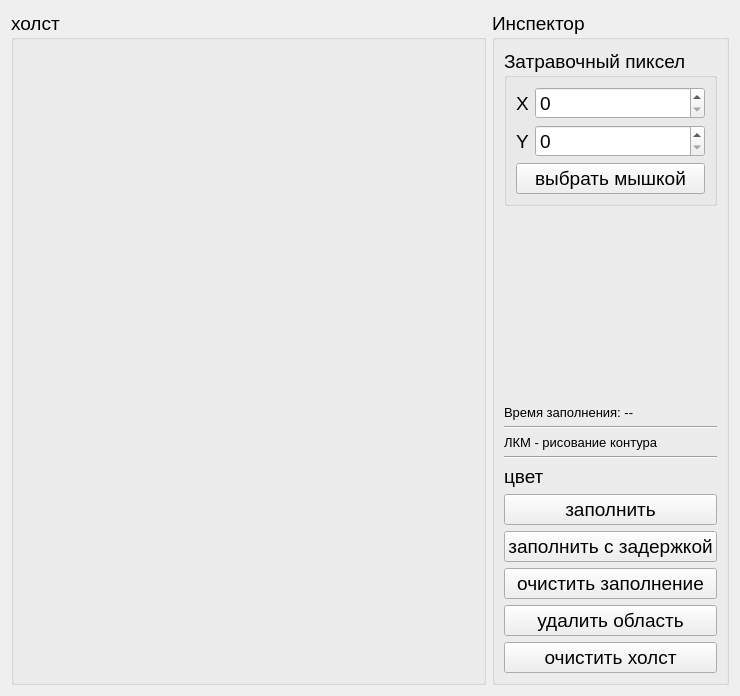
<?xml version="1.0" encoding="UTF-8"?>
<ui version="4.0">
 <class>fillerTab</class>
 <widget class="QWidget" name="fillerTab">
  <property name="geometry">
   <rect>
    <x>0</x>
    <y>0</y>
    <width>740</width>
    <height>696</height>
   </rect>
  </property>
  <property name="windowTitle">
   <string>Form</string>
  </property>
  <layout class="QHBoxLayout" name="horizontalLayout" stretch="8,2">
   <item>
    <widget class="QGroupBox" name="canvasGroup">
     <property name="font">
      <font>
       <pointsize>14</pointsize>
       <weight>50</weight>
       <bold>false</bold>
       <underline>false</underline>
       <kerning>true</kerning>
      </font>
     </property>
     <property name="title">
      <string>холст</string>
     </property>
     <property name="flat">
      <bool>false</bool>
     </property>
     <layout class="QGridLayout" name="gridLayout_5"/>
    </widget>
   </item>
   <item>
    <widget class="QGroupBox" name="tableGroup">
     <property name="font">
      <font>
       <pointsize>14</pointsize>
       <weight>50</weight>
       <bold>false</bold>
       <underline>false</underline>
       <kerning>true</kerning>
      </font>
     </property>
     <property name="title">
      <string>Инспектор</string>
     </property>
     <property name="flat">
      <bool>false</bool>
     </property>
     <layout class="QVBoxLayout" name="verticalLayout_5">
      <item>
       <widget class="QGroupBox" name="fillPointGroup">
        <property name="title">
         <string>Затравочный пиксел</string>
        </property>
        <layout class="QVBoxLayout" name="verticalLayout">
         <item>
          <layout class="QFormLayout" name="formLayout_2">
           <item row="1" column="0">
            <widget class="QLabel" name="label_5">
             <property name="text">
              <string>Y</string>
             </property>
            </widget>
           </item>
           <item row="0" column="0">
            <widget class="QLabel" name="label_6">
             <property name="text">
              <string>X</string>
             </property>
            </widget>
           </item>
           <item row="0" column="1">
            <widget class="QSpinBox" name="fillXInput">
             <property name="maximum">
              <number>3000</number>
             </property>
            </widget>
           </item>
           <item row="1" column="1">
            <widget class="QSpinBox" name="fillYInput">
             <property name="maximum">
              <number>3000</number>
             </property>
            </widget>
           </item>
          </layout>
         </item>
         <item>
          <widget class="QPushButton" name="selectFillPointButton">
           <property name="text">
            <string>выбрать мышкой</string>
           </property>
          </widget>
         </item>
        </layout>
       </widget>
      </item>
      <item>
       <spacer name="verticalSpacer">
        <property name="orientation">
         <enum>Qt::Vertical</enum>
        </property>
        <property name="sizeHint" stdset="0">
         <size>
          <width>20</width>
          <height>1000</height>
         </size>
        </property>
       </spacer>
      </item>
      <item>
       <widget class="QLabel" name="fillTime">
        <property name="font">
         <font>
          <pointsize>10</pointsize>
          <weight>50</weight>
          <bold>false</bold>
          <underline>false</underline>
          <kerning>true</kerning>
         </font>
        </property>
        <property name="text">
         <string>Время заполнения: --</string>
        </property>
       </widget>
      </item>
      <item>
       <widget class="Line" name="line_2">
        <property name="orientation">
         <enum>Qt::Horizontal</enum>
        </property>
       </widget>
      </item>
      <item>
       <widget class="QLabel" name="label_4">
        <property name="font">
         <font>
          <pointsize>10</pointsize>
          <weight>50</weight>
          <bold>false</bold>
          <underline>false</underline>
          <kerning>true</kerning>
         </font>
        </property>
        <property name="text">
         <string>ЛКМ - рисование контура</string>
        </property>
        <property name="textFormat">
         <enum>Qt::PlainText</enum>
        </property>
       </widget>
      </item>
      <item>
       <widget class="Line" name="line">
        <property name="orientation">
         <enum>Qt::Horizontal</enum>
        </property>
       </widget>
      </item>
      <item>
       <layout class="QFormLayout" name="colorForm">
        <item row="0" column="0">
         <widget class="QLabel" name="label_2">
          <property name="text">
           <string>цвет</string>
          </property>
         </widget>
        </item>
       </layout>
      </item>
      <item>
       <widget class="QPushButton" name="fillButton">
        <property name="text">
         <string>заполнить</string>
        </property>
       </widget>
      </item>
      <item>
       <widget class="QPushButton" name="fillStepButton">
        <property name="text">
         <string>заполнить с задержкой</string>
        </property>
       </widget>
      </item>
      <item>
       <widget class="QPushButton" name="clearFillButton">
        <property name="text">
         <string>очистить заполнение</string>
        </property>
       </widget>
      </item>
      <item>
       <widget class="QPushButton" name="removeRegionButton">
        <property name="text">
         <string>удалить область</string>
        </property>
       </widget>
      </item>
      <item>
       <widget class="QPushButton" name="clearButton">
        <property name="text">
         <string>очистить холст</string>
        </property>
       </widget>
      </item>
     </layout>
    </widget>
   </item>
  </layout>
 </widget>
 <resources/>
 <connections/>
</ui>
